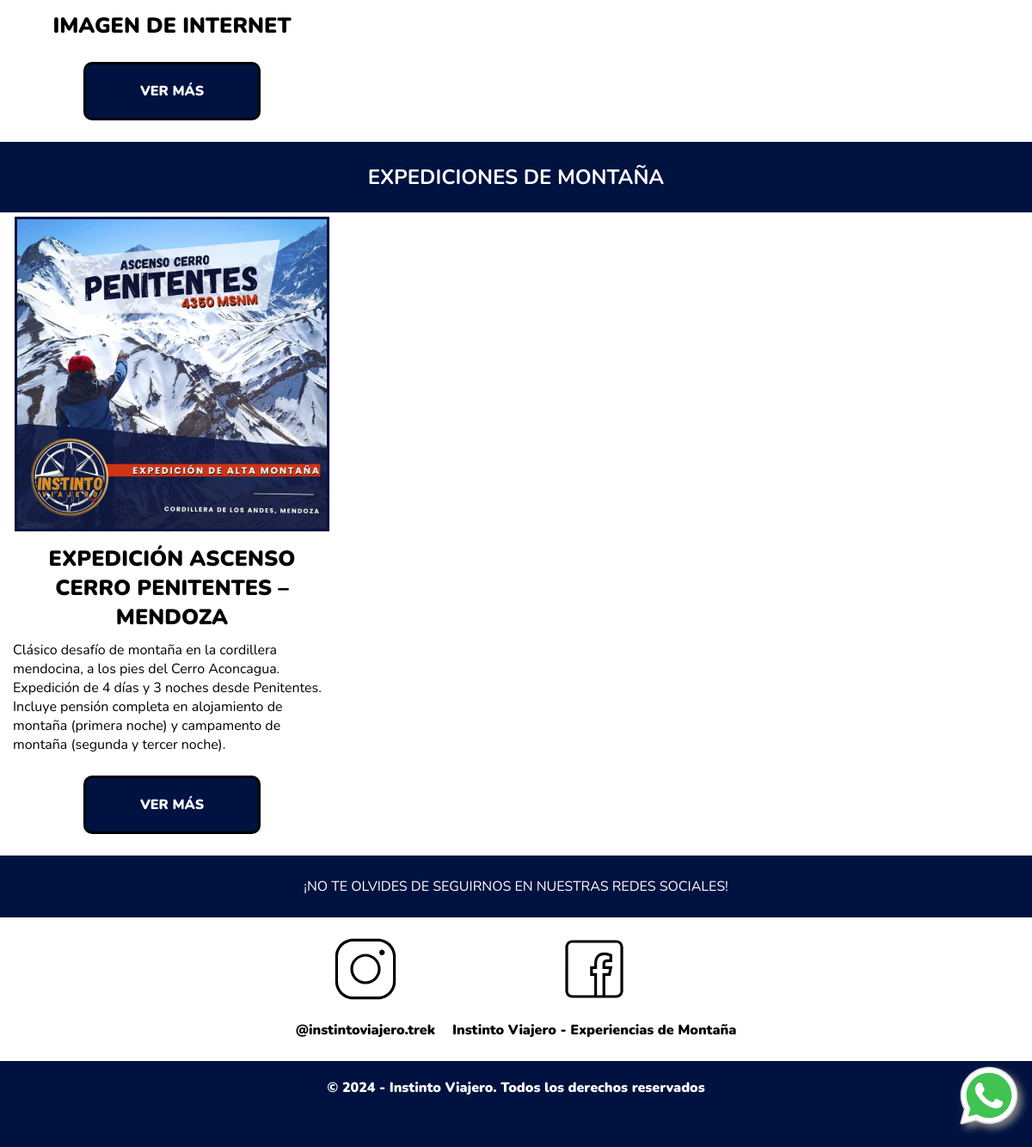
/acciones/proximas_salidas (lower part), run on an earlier commit of the app's database.
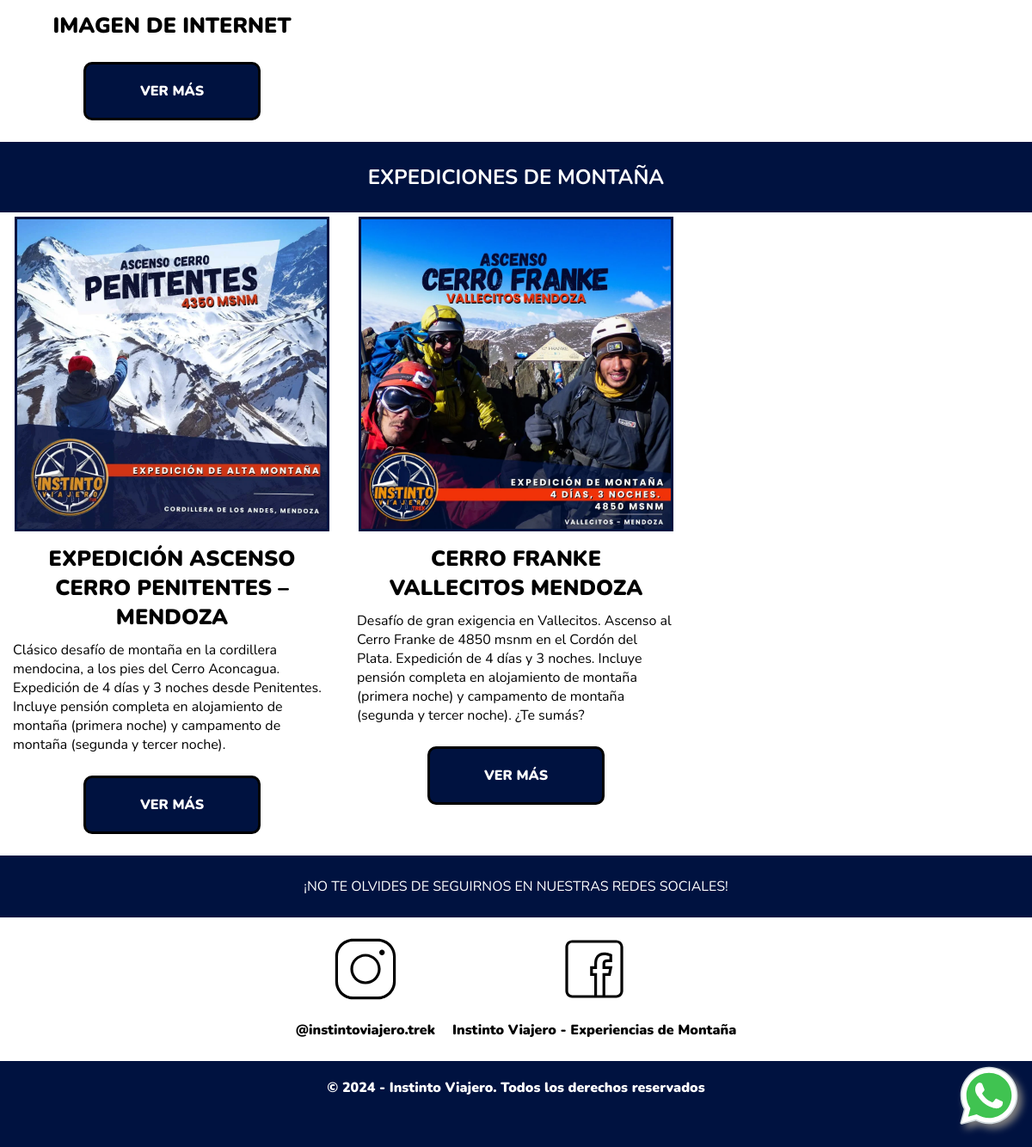
And on a later commit of the database.
### models.py (models this page shows)
class SalidaTrekking(db.Model):
    id = db.Column(db.Integer, primary_key=True)
    slug = db.Column(db.String(160), unique=True, nullable=False)
    tipo_salida = db.Column(db.String(255))
    prox_desc = db.Column(db.Text)
    foto_carta = db.Column(db.String(255))
    foto_portada = db.Column(db.String(255))
    titulo = db.Column(db.String(100))
    subtitulo = db.Column(db.String(150))
    dias = db.Column(db.String(50))
    contado = db.Column(db.String(50))
    lugarsalida = db.Column(db.String(100))
    dificultad = db.Column(db.String(50))
    recorrido = db.Column(db.Text)
    encuentro = db.Column(db.String(100))
    inicio = db.Column(db.String(100))
    fin = db.Column(db.String(100))
    edad = db.Column(db.String(50))
    proximasfechas = db.Column(db.String(100))
    descripcion = db.Column(db.Text)
    trescuotas = db.Column(db.String(50))
    seiscuotas = db.Column(db.String(50))
    meses_proximos = db.Column(db.String(100))
    precio_meses_proximos = db.Column(db.String(50))
    tres_cuotas_meses = db.Column(db.String(50))
    seis_cuotas_meses = db.Column(db.String(50))
    finpromo = db.Column(db.String(100))
    incluye = db.Column(db.Text)
    opcional = db.Column(db.Text)
    no_incluye = db.Column(db.Text)
    itinerario = db.Column(db.Text)
    equipamiento = db.Column(db.Text)
    preguntas = db.Column(db.Text)
    foto_uno = db.Column(db.String(255))
    foto_dos = db.Column(db.String(255))
    foto_tres = db.Column(db.String(255))
    codigo = db.Column(db.Text)
    infoextra = db.Column(db.Text)

### acciones.py (the view)
@bp.route('/proximas_salidas')
def proximas_salidas():
    salidas = SalidaTrekking.query.all()
    return render_template('proximas_salidas.html', salidas=salidas)

### templates/proximas_salidas.html (shortened to what this page needs)
{% extends 'base.html' %}
{% block content %}
<head>
</head>
<main>
    <section class="trekking_cba">
        <div class="trekking-cba-grid">
            {% for s in salidas%}
                {% if s.tipo_salida == 'trekking-cordoba'%}
                    <div class="trekking_cba_carta">
                        <div class="trekking_cba_titulo">
                            <h4>{{s.titulo}}</h4>
                        </div>
                        <div>
                            <a class="trekking_cba_boton botones" href="{{url_for('acciones.ver_salida', slug=s.slug)}}">VER MÁS</a>
                        </div>
                    </div>
                {% endif %}
            {% endfor %}
        </div>
    </section>
    <section class="expediciones-de-montaña">
        <div class="section-titles-subtitles">
            <h2 class="section-title">EXPEDICIONES DE MONTAÑA</h2>
        </div>
        <div class="trekking-cba-grid">
            {% for s in salidas %}
                {%if s.tipo_salida == 'expedicion-de-montaña'%}
                <div class="trekking_cba_carta">
                    <div class="trekking_cba_img">
                        <img src="{{ url_for('static', filename='uploads/'~s.foto_carta) }}" class="img-fluid">
                    </div>
                    <div class="trekking_cba_titulo">
                        <h4>{{s.titulo}}</h4>
                    </div>
                    <div class="trekking_cba_parrafo">
                        <p>{{s.prox_desc|safe}}</p>
                    </div>
                    <div>
                        <a class="trekking_cba_boton botones" href="{{url_for('acciones.ver_salida', slug=s.slug)}}">VER MÁS</a>
                    </div>
                </div>
                {%endif%}
            {%endfor%}
        </div>
    </section>
</main>
{% endblock %}

### templates/base.html (shortened to what this page needs)
<!DOCTYPE html>
<html lang="es">
<head>
    <link rel="stylesheet" href="/static/sass/style.css">
</head>
<body>
    {% block content %}
    {% endblock %}
    <footer class="footer">
        <div class="section-titles-subtitles">
            <p class="section-title">¡NO TE OLVIDES DE SEGUIRNOS EN NUESTRAS REDES SOCIALES!</p>
        </div>
        <div class="footer_contact">
            <a class="whatsapp" href="https://api.whatsapp.com/send?phone=+3541207389&text=Hola!%20Quiero%20me%20gustaria%20recibir%20informacion%20sobre:%20" target="_blank" alt="Logo de whatsapp">
            </a>
            <a class="logos" href="https://www.instagram.com/instintoviajero.trek" target="_blank" alt="Logo de instagram">
                <p class="redes">@instintoviajero.trek</p>
            </a>
            <a class="logos" href="https://www.facebook.com/instintotrek/" target="_blank" alt="Logo de facebook">
                <p class="redes">Instinto Viajero - Experiencias de Montaña</p>
            </a>
        </div>
        <div class="derechos">
            <p class="footerp">© 2024 - Instinto Viajero. Todos los derechos reservados</p>
        </div>
    </footer>
</body>
</html>

### static/sass/style.css (style rules this page uses)
* { font-family: "Nunito", serif; margin: 0; text-decoration: none; }
.botones { display: flex; margin: 8vh auto; margin-top: 35vh; width: 60%; text-align: center; background-image: linear-gradient(rgba(0, 0, 0, 0.4), rgba(0, 0, 0, 0.4)); background-color: transparent; padding: 10px; border: solid 2px white; border-top-left-radius: 10px; border-bottom-left-radius: 10px; border-top-right-radius: 10px; border-bottom-right-radius: 10px; font-weight: 900; color: #ffffff; }
.section-titles-subtitles { padding: 25px 0; color: #ffffff; background-color: #001240; text-transform: uppercase; }
.section-title { display: flex; justify-content: center; text-align: center; color: #ffffff; }
.trekking_cba_img img { display: flex; margin: 5px auto; width: 90%; height: auto; border: solid 3px #001240; }
.trekking_cba_titulo h4 { text-transform: uppercase; font-weight: 900; display: flex; text-align: center; justify-content: center; font-size: 25px; margin: 10px 20px; color: #000000; box-shadow: #001240; }
.trekking_cba_parrafo p { margin: auto 15px; color: #000000; }
.trekking_cba_boton { text-align: center; display: flex; justify-content: center; background-color: #001240; background-image: none; width: 40%; margin: 25px auto; padding: 20px; border: solid 3px #000000; }
@media (min-width: 768px) { .trekking-cba-grid { display: grid; grid-template-columns: repeat(3, 1fr); } }
.footer { text-align: center; }
.redes { color: #000000; font-weight: 900; }
.footerp { font-weight: 900; margin-top: 25px; color: #ffffff; padding: 2.5vh 0 0 0; height: 10vh; background-color: #001240; }
.footer_contact { gap: 20px; display: flex; justify-content: center; }
.footer_contact svg { height: 10vh; display: flex; text-align: center; margin: 20px auto; }
.whatsapp { position: fixed; right: 0%; bottom: 0%; background-color: transparent; filter: drop-shadow(5px 5px 4px grey); }
.trekking_cba_img { display: flex; justify-content: center; align-items: center; margin: auto; }

What changed in the data, as far as the page shows it:
added SalidaTrekking: foto_carta (picture), titulo "CERRO FRANKE VALLECITOS MENDOZA", prox_desc "Desafío de gran exigencia en Vallecitos. Ascenso al Cerro Franke de 4850 msnm en el Cordón del Plata. Expedición de 4 días y 3 noches. Incluye pensión completa en alojamiento de montaña (primera noche) y campamento de montaña (segunda y tercer noche). ¿Te sumás?", shown under "EXPEDICIONES DE MONTAÑA"
